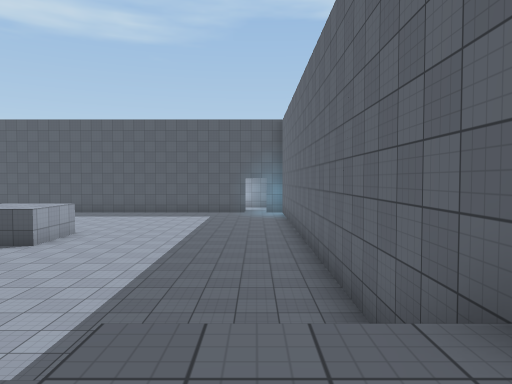
view 1 (above)

22 first-person views from a walk through a scene from a Unity 3-D project. The camera is 1.4 m above the floor, tilts 2° down and sees 70° across. The floor is counted in squares, 2 m on a side. Each view is taken from the middle of a square. On the plan, view 1 faces up. The plan holds only what a view shows up to about 11 squares ahead; the rest is blank. The player is left out. Surface patterns are stand-ins for the level's own textures.

view 2
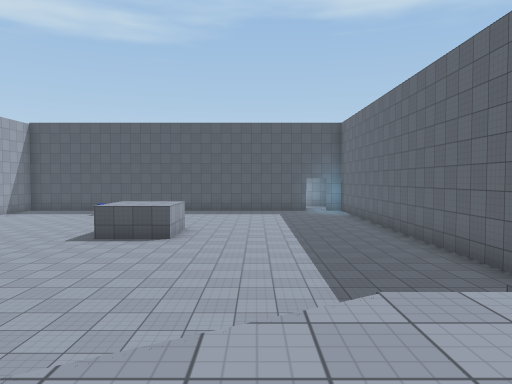

view 3
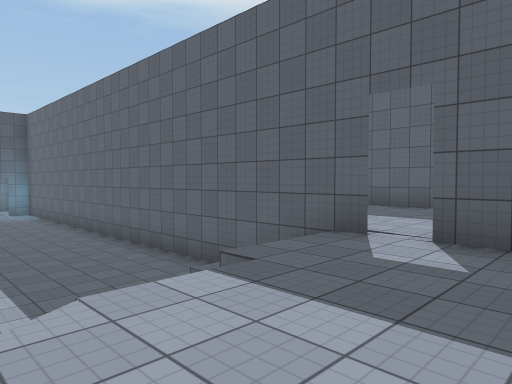

view 4
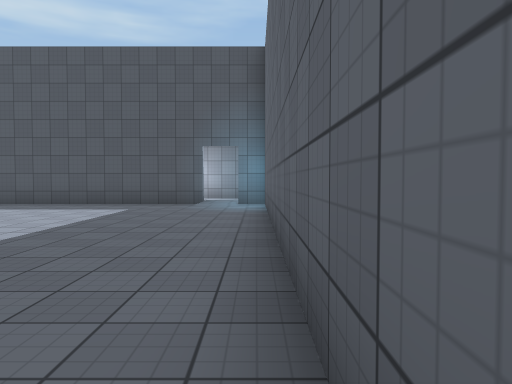

view 5
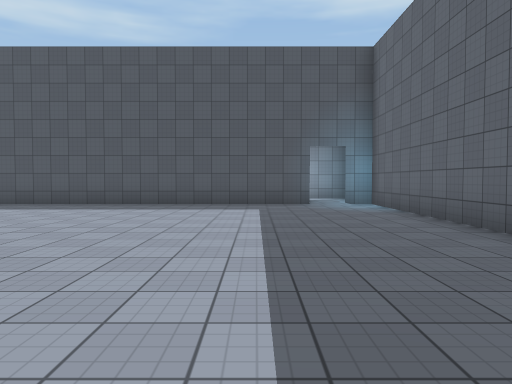

view 6
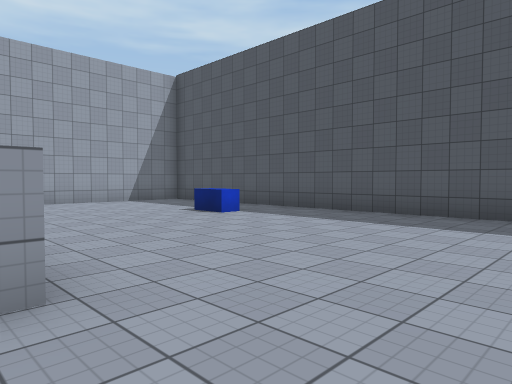

view 7
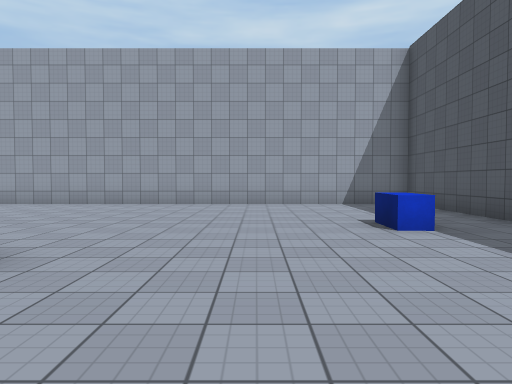

view 8
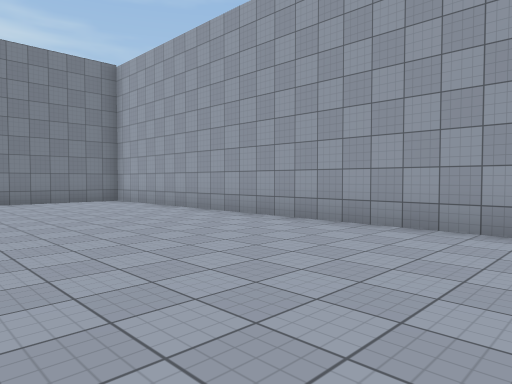

view 9
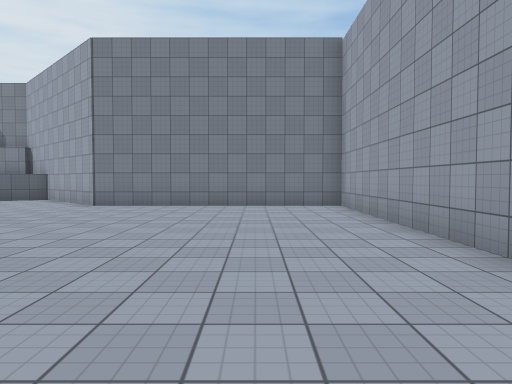

view 10
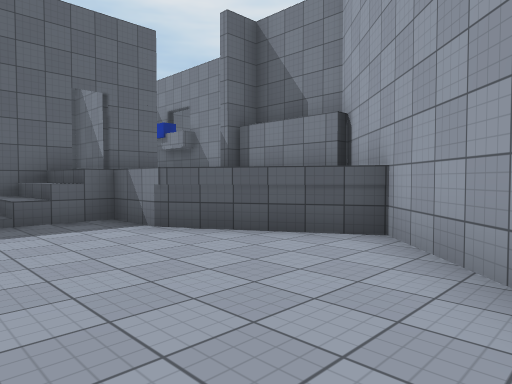

view 11
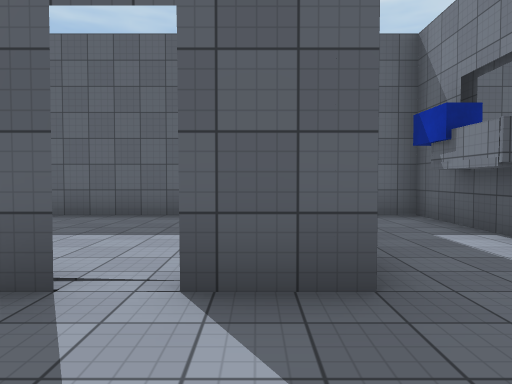

view 12
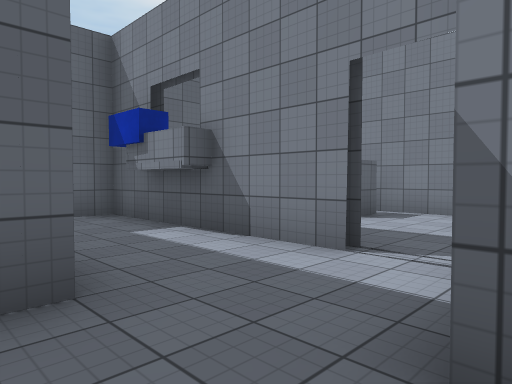

view 13
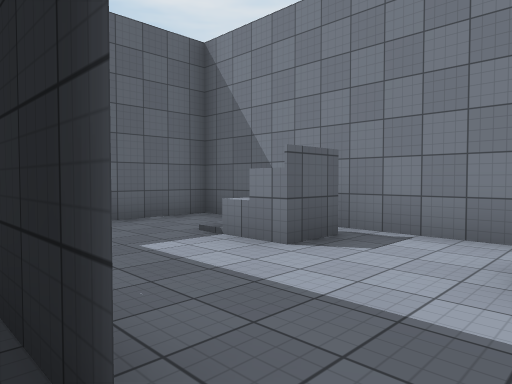

view 14
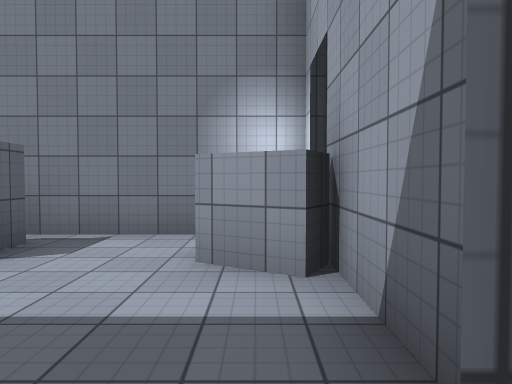

view 15
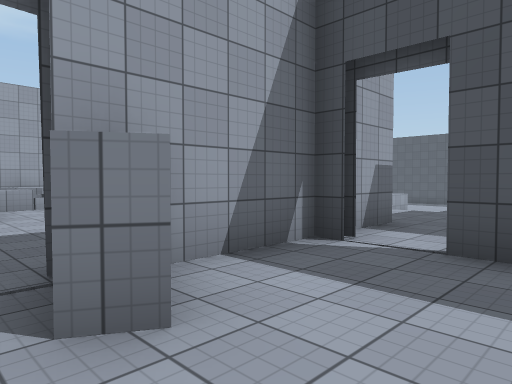

view 16
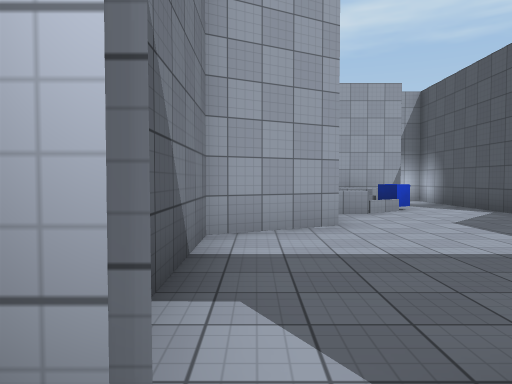

view 17
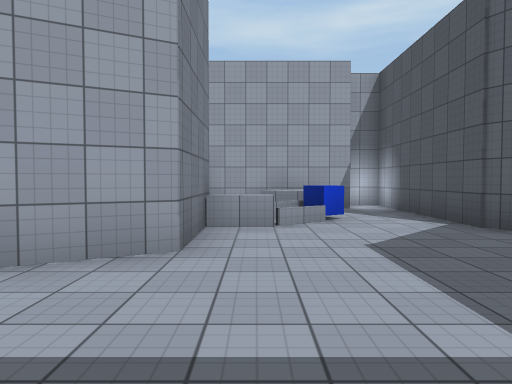

view 18
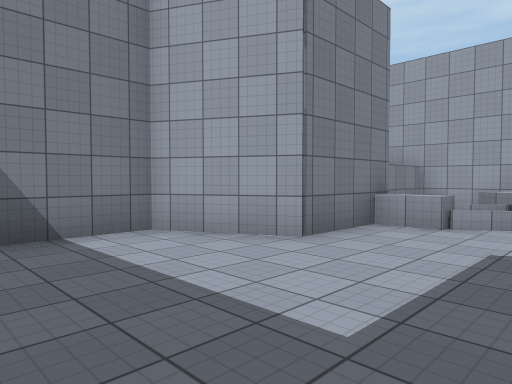

view 19
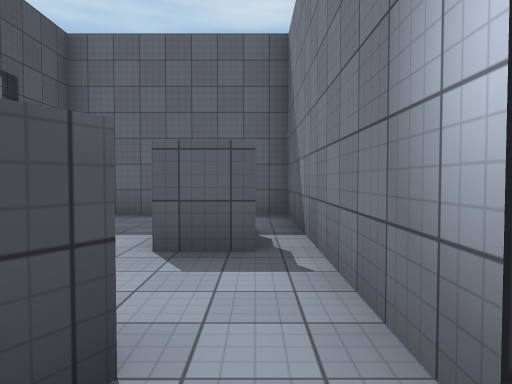

view 20
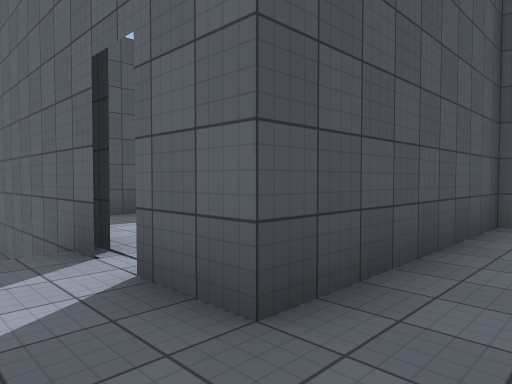

view 21
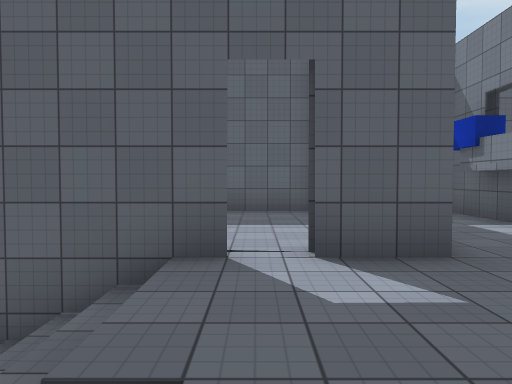

view 22
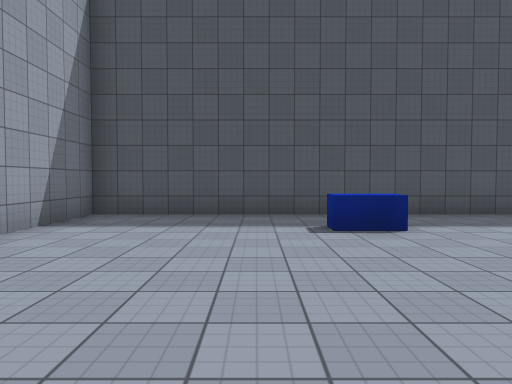

### Floor plan
Key: @ floor where view 1 was taken; # wall or solid block; x gap in a wall; . main floor; : floor 1.75 m higher than the main floor; / step, stairs or slope; = window, fence, low wall or low ledge; ^ raised ledge; O other object.
Columns run from 15 left of view 1 to 7 right of it. Each row starts with its distance up from view 1.
 18 ###############.
 17 #...............##
 16 #................#
 15 #....OO..........#
 14 #................#
 13 #................#
 12 #................#
 11 #................#
 10 #....... #.......#
  9 #.......##.......#
  8 #................#
  7 #................#
  6 #................#
  5 #...............#######
  4 #...............# :  :#
  3 #............../#:::::#
  2 ########......./#:::::#
  1        ##.../:::::::::#
  0         ##//:::@#:::::#
 -1    #########::::#######
 -2    #:::::::####:::::::
 -3    ##:::::::::#:#######
 -4     #^:O::::::#::::  :#
 -5     #^ =::::::#:::::::#
 -6     #  ###::::##::#/::#
 -7      ##  ##:::::::x/::#
 -8           #############

Where each view was taken, in squares from view 1:
view 1: 0 up, 0 right, facing up
view 2: 1 down, 3 left, facing up
view 3: 1 down, 3 left, facing up-right
view 4: 7 up, 1 right, facing up
view 5: 7 up, 2 left, facing up
view 6: 10 up, 3 left, facing up-left
view 7: 13 up, 4 left, facing left
view 8: 14 up, 9 left, facing down-left
view 9: 12 up, 12 left, facing down
view 10: 4 up, 7 left, facing down-right
view 11: 0 up, 1 left, facing right
view 12: 0 up, 1 left, facing down-right
view 13: 3 down, 0 right, facing down-right
view 14: 3 down, 0 right, facing down
view 15: 7 down, 2 right, facing up-left
view 16: 7 down, 0 right, facing left
view 17: 5 down, 2 left, facing left
view 18: 3 down, 2 left, facing down-left
view 19: 7 down, 1 left, facing right
view 20: 2 down, 0 right, facing up-right
view 21: 1 up, 2 left, facing right
view 22: 10 up, 11 left, facing up
